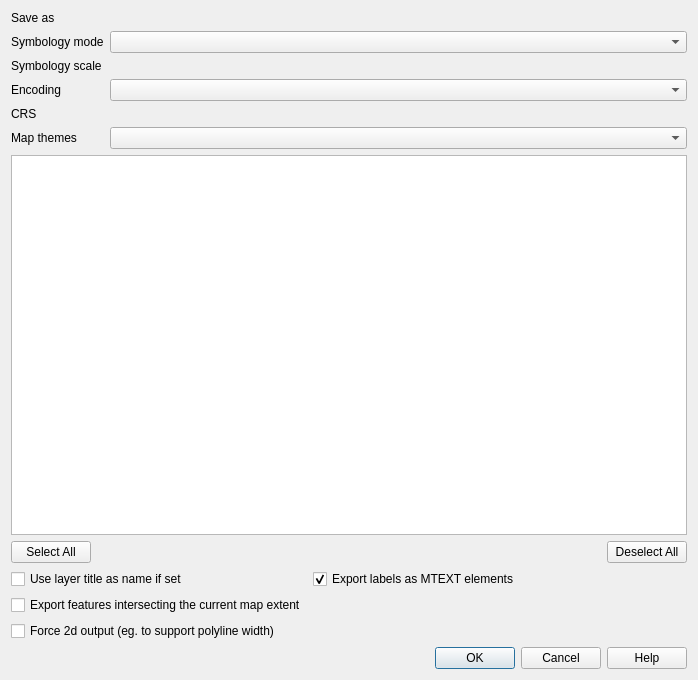
<?xml version="1.0" encoding="UTF-8"?>
<ui version="4.0">
 <class>QgsDxfExportDialogBase</class>
 <widget class="QDialog" name="QgsDxfExportDialogBase">
  <property name="geometry">
   <rect>
    <x>0</x>
    <y>0</y>
    <width>698</width>
    <height>680</height>
   </rect>
  </property>
  <property name="windowTitle">
   <string>DXF Export</string>
  </property>
  <layout class="QGridLayout" name="gridLayout_2">
   <item row="1" column="0">
    <widget class="QLabel" name="mSymbologyModeLabel">
     <property name="sizePolicy">
      <sizepolicy hsizetype="Fixed" vsizetype="Preferred">
       <horstretch>0</horstretch>
       <verstretch>0</verstretch>
      </sizepolicy>
     </property>
     <property name="text">
      <string>Symbology mode</string>
     </property>
    </widget>
   </item>
   <item row="0" column="0">
    <widget class="QLabel" name="mSaveAsLabel">
     <property name="sizePolicy">
      <sizepolicy hsizetype="Fixed" vsizetype="Preferred">
       <horstretch>0</horstretch>
       <verstretch>0</verstretch>
      </sizepolicy>
     </property>
     <property name="text">
      <string>Save as</string>
     </property>
    </widget>
   </item>
   <item row="1" column="1">
    <widget class="QComboBox" name="mSymbologyModeComboBox"/>
   </item>
   <item row="2" column="0">
    <widget class="QLabel" name="mSymbologyScaleLabel">
     <property name="sizePolicy">
      <sizepolicy hsizetype="Fixed" vsizetype="Preferred">
       <horstretch>0</horstretch>
       <verstretch>0</verstretch>
      </sizepolicy>
     </property>
     <property name="text">
      <string>Symbology scale</string>
     </property>
    </widget>
   </item>
   <item row="3" column="1">
    <widget class="QComboBox" name="mEncoding"/>
   </item>
   <item row="7" column="0" colspan="2">
    <widget class="QgsLayerTreeView" name="mTreeView">
     <property name="selectionMode">
      <enum>QAbstractItemView::ExtendedSelection</enum>
     </property>
     <attribute name="headerDefaultSectionSize">
      <number>0</number>
     </attribute>
    </widget>
   </item>
   <item row="2" column="1">
    <widget class="QgsScaleWidget" name="mScaleWidget" native="true">
     <property name="focusPolicy">
      <enum>Qt::StrongFocus</enum>
     </property>
     <property name="showCurrentScaleButton" stdset="0">
      <bool>true</bool>
     </property>
    </widget>
   </item>
   <item row="4" column="1">
    <widget class="QgsProjectionSelectionWidget" name="mCrsSelector" native="true">
     <property name="focusPolicy">
      <enum>Qt::StrongFocus</enum>
     </property>
    </widget>
   </item>
   <item row="5" column="1">
    <widget class="QComboBox" name="mVisibilityPresets"/>
   </item>
   <item row="0" column="1">
    <widget class="QgsFileWidget" name="mFileName" native="true"/>
   </item>
   <item row="4" column="0">
    <widget class="QLabel" name="label_3">
     <property name="sizePolicy">
      <sizepolicy hsizetype="Minimum" vsizetype="Preferred">
       <horstretch>0</horstretch>
       <verstretch>0</verstretch>
      </sizepolicy>
     </property>
     <property name="text">
      <string>CRS</string>
     </property>
    </widget>
   </item>
   <item row="9" column="0" colspan="2">
    <layout class="QGridLayout" name="gridLayout_3">
     <item row="0" column="0">
      <widget class="QPushButton" name="mSelectAllButton">
       <property name="text">
        <string>Select All</string>
       </property>
      </widget>
     </item>
     <item row="0" column="2">
      <widget class="QPushButton" name="mDeselectAllButton">
       <property name="text">
        <string>Deselect All</string>
       </property>
      </widget>
     </item>
     <item row="0" column="1">
      <spacer name="horizontalSpacer">
       <property name="orientation">
        <enum>Qt::Horizontal</enum>
       </property>
       <property name="sizeHint" stdset="0">
        <size>
         <width>40</width>
         <height>20</height>
        </size>
       </property>
      </spacer>
     </item>
    </layout>
   </item>
   <item row="3" column="0">
    <widget class="QLabel" name="label">
     <property name="sizePolicy">
      <sizepolicy hsizetype="Fixed" vsizetype="Preferred">
       <horstretch>0</horstretch>
       <verstretch>0</verstretch>
      </sizepolicy>
     </property>
     <property name="text">
      <string>Encoding</string>
     </property>
    </widget>
   </item>
   <item row="5" column="0">
    <widget class="QLabel" name="mSymbologyScaleLabel_2">
     <property name="sizePolicy">
      <sizepolicy hsizetype="Fixed" vsizetype="Preferred">
       <horstretch>0</horstretch>
       <verstretch>0</verstretch>
      </sizepolicy>
     </property>
     <property name="text">
      <string>Map themes</string>
     </property>
    </widget>
   </item>
   <item row="11" column="0" colspan="2">
    <layout class="QGridLayout" name="gridLayout">
     <item row="1" column="0">
      <widget class="QCheckBox" name="mMapExtentCheckBox">
       <property name="text">
        <string>Export features intersecting the current map extent</string>
       </property>
      </widget>
     </item>
     <item row="0" column="0">
      <widget class="QCheckBox" name="mLayerTitleAsName">
       <property name="text">
        <string>Use layer title as name if set</string>
       </property>
      </widget>
     </item>
     <item row="2" column="0">
      <widget class="QCheckBox" name="mForce2d">
       <property name="text">
        <string>Force 2d output (eg. to support polyline width)</string>
       </property>
      </widget>
     </item>
     <item row="0" column="1">
      <widget class="QCheckBox" name="mMTextCheckBox">
       <property name="text">
        <string>Export labels as MTEXT elements</string>
       </property>
       <property name="checked">
        <bool>true</bool>
       </property>
      </widget>
     </item>
     <item row="0" column="2">
      <spacer name="horizontalSpacer_2">
       <property name="orientation">
        <enum>Qt::Horizontal</enum>
       </property>
       <property name="sizeHint" stdset="0">
        <size>
         <width>40</width>
         <height>20</height>
        </size>
       </property>
      </spacer>
     </item>
    </layout>
   </item>
   <item row="15" column="0" colspan="2">
    <widget class="QDialogButtonBox" name="buttonBox">
     <property name="orientation">
      <enum>Qt::Horizontal</enum>
     </property>
     <property name="standardButtons">
      <set>QDialogButtonBox::Cancel|QDialogButtonBox::Help|QDialogButtonBox::Ok</set>
     </property>
    </widget>
   </item>
  </layout>
 </widget>
 <customwidgets>
  <customwidget>
   <class>QgsScaleWidget</class>
   <extends>QWidget</extends>
   <header>qgis.gui</header>
  </customwidget>
  <customwidget>
   <class>QgsProjectionSelectionWidget</class>
   <extends>QWidget</extends>
   <header>qgis.gui</header>
   <container>1</container>
  </customwidget>
  <customwidget>
   <class>QgsLayerTreeView</class>
   <extends>QTreeView</extends>
   <header>qgis.gui</header>
  </customwidget>
  <customwidget>
   <class>QgsFileWidget</class>
   <extends>QWidget</extends>
   <header>qgis.gui</header>
   <container>1</container>
  </customwidget>
 </customwidgets>
 <tabstops>
  <tabstop>mFileName</tabstop>
  <tabstop>mSymbologyModeComboBox</tabstop>
  <tabstop>mScaleWidget</tabstop>
  <tabstop>mEncoding</tabstop>
  <tabstop>mCrsSelector</tabstop>
  <tabstop>mVisibilityPresets</tabstop>
  <tabstop>mTreeView</tabstop>
  <tabstop>mSelectAllButton</tabstop>
  <tabstop>mDeselectAllButton</tabstop>
  <tabstop>mLayerTitleAsName</tabstop>
  <tabstop>mMTextCheckBox</tabstop>
  <tabstop>mMapExtentCheckBox</tabstop>
  <tabstop>mForce2d</tabstop>
  <tabstop>buttonBox</tabstop>
 </tabstops>
 <resources/>
 <connections>
  <connection>
   <sender>buttonBox</sender>
   <signal>accepted()</signal>
   <receiver>QgsDxfExportDialogBase</receiver>
   <slot>accept()</slot>
   <hints>
    <hint type="sourcelabel">
     <x>263</x>
     <y>282</y>
    </hint>
    <hint type="destinationlabel">
     <x>157</x>
     <y>274</y>
    </hint>
   </hints>
  </connection>
  <connection>
   <sender>buttonBox</sender>
   <signal>rejected()</signal>
   <receiver>QgsDxfExportDialogBase</receiver>
   <slot>reject()</slot>
   <hints>
    <hint type="sourcelabel">
     <x>316</x>
     <y>260</y>
    </hint>
    <hint type="destinationlabel">
     <x>286</x>
     <y>274</y>
    </hint>
   </hints>
  </connection>
 </connections>
</ui>
